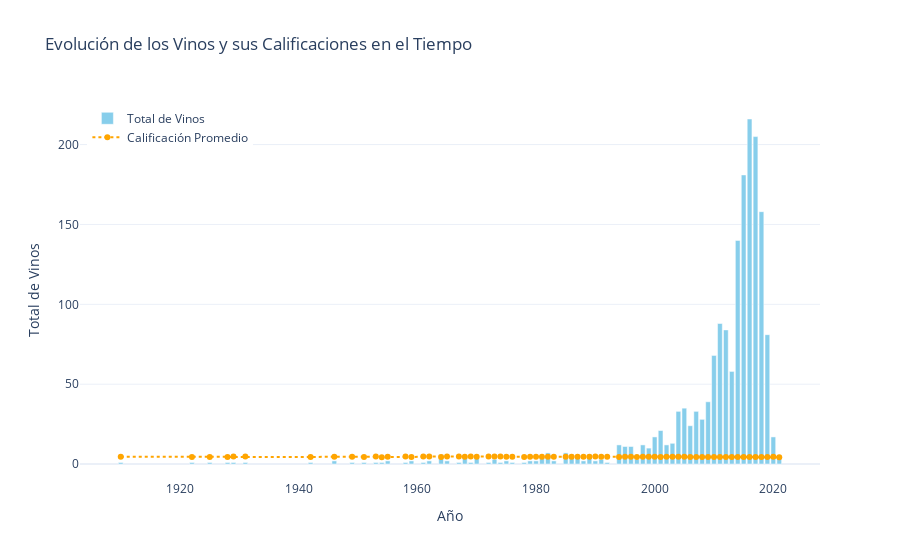

The notebook cell this image was saved under:
### Code cell
fig = go.Figure()

# Total de Vinos como barras
fig.add_trace(go.Bar(
    x=data_consulta18['wine_year'],
    y=data_consulta18['total_wines'],
    name='Total de Vinos',
    marker_color='skyblue'
))

# Calificación Promedio como línea
fig.add_trace(go.Scatter(
    x=data_consulta26['wine_year'],
    y=data_consulta26['avg_rating'],
    name='Calificación Promedio',
    mode='lines+markers',
    line=dict(color='orange', dash='dot')
))

fig.update_layout(
    title='Evolución de los Vinos y sus Calificaciones en el Tiempo',
    xaxis_title='Año',
    yaxis=dict(title='Total de Vinos'),
    yaxis2=dict(title='Calificación Promedio', overlaying='y', side='right'),
    legend=dict(x=0.01, y=0.99),
    template='plotly_white'
)

fig.show()

### Figure 1 — Plotly figure (JSON) as saved in the notebook; plotly's stock layout.template omitted (floating-point values rounded to 4 significant figures)
{"data": [{"marker": {"color": "skyblue"}, "name": "Total de Vinos", "type": "bar", "x": [2016, 2017, 2015, 2018, 2014, 2011, 2012, 2019, 2010, 2013, 2009, 2005, 2004, 2007, 2008, 2006, 2001, 2020, 2000, 2003, 1998, 1994, 2002, 1996, 1995, 1999, 1982, 1985, 1986, 1989, 1964, 1970, 1987, 1968, 2021, 1981, 1973, 1997, 1991, 1962, 1959, 1990, 1965, 1979, 1946, 1983, 1955, 1980, 1975, 1988, 1931, 1929, 1974, 1972, 1953, 1958, 1910, 1961, 1954, 1967, 1969, 1951, 1928, 1976, 1949, 1942, 1992, 1922, 1978, 1925], "y": [216, 205, 181, 158, 140, 88, 84, 81, 68, 58, 39, 35, 33, 33, 28, 24, 21, 17, 17, 13, 12, 12, 12, 11, 11, 10, 7, 7, 6, 6, 6, 5, 5, 5, 5, 4, 3, 3, 3, 2, 2, 2, 2, 2, 2, 2, 2, 2, 2, 2, 1, 1, 1, 1, 1, 1, 1, 1, 1, 1, 1, 1, 1, 1, 1, 1, 1, 1, 1, 1]}, {"line": {"color": "orange", "dash": "dot"}, "mode": "lines+markers", "name": "Calificación Promedio", "type": "scatter", "x": [1910, 1922, 1925, 1928, 1929, 1931, 1942, 1946, 1949, 1951, 1953, 1954, 1955, 1958, 1959, 1961, 1962, 1964, 1965, 1967, 1968, 1969, 1970, 1972, 1973, 1974, 1975, 1976, 1978, 1979, 1980, 1981, 1982, 1983, 1985, 1986, 1987, 1988, 1989, 1990, 1991, 1992, 1994, 1995, 1996, 1997, 1998, 1999, 2000, 2001, 2002, 2003, 2004, 2005, 2006, 2007, 2008, 2009, 2010, 2011, 2012, 2013, 2014, 2015, 2016, 2017, 2018, 2019, 2020, 2021], "y": [4.6, 4.4, 4.433, 4.384, 4.7, 4.7, 4.433, 4.6, 4.525, 4.5, 4.705, 4.333, 4.6, 4.7, 4.423, 4.705, 4.689, 4.499, 4.689, 4.705, 4.644, 4.705, 4.524, 4.705, 4.673, 4.705, 4.656, 4.59, 4.384, 4.656, 4.656, 4.657, 4.581, 4.656, 4.573, 4.555, 4.653, 4.571, 4.623, 4.682, 4.656, 4.59, 4.489, 4.543, 4.573, 4.487, 4.537, 4.577, 4.52, 4.473, 4.516, 4.516, 4.517, 4.529, 4.505, 4.475, 4.484, 4.465, 4.477, 4.449, 4.443, 4.438, 4.408, 4.431, 4.422, 4.416, 4.424, 4.424, 4.52, 4.271]}], "layout": {"legend": {"x": 0.01, "y": 0.99}, "title": {"text": "Evolución de los Vinos y sus Calificaciones en el Tiempo"}, "xaxis": {"title": {"text": "Año"}}, "yaxis": {"title": {"text": "Total de Vinos"}}, "yaxis2": {"overlaying": "y", "side": "right", "title": {"text": "Calificación Promedio"}}}}
